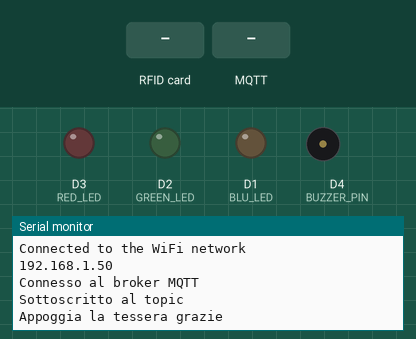
Simulated run of this program. Board: ESP8266 (NodeMCU). Shown: output pins drawn as LEDs (lit = HIGH), buzzer (waves = sounding, pin HIGH), the last lines printed to the serial monitor. Inputs (shaded band) come from the test bench. WiFi joins after 1.5 s; servers stay silent unless stated; random numbers use the default seed unless the program sets one; no MQTT or app messages arrive unless stated; not simulated (calls return 0 or success): secrets.h.

Above: at 2.8 s.
2.9 s: RFID card 5E 7A 19 C4 held to the reader
At 4.0 s:
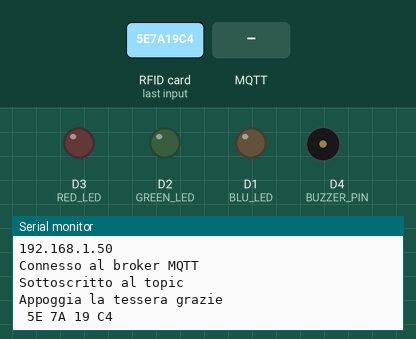
4.4 s: MQTT message "1" arrives on the first subscribed topic
At 5.0 s:
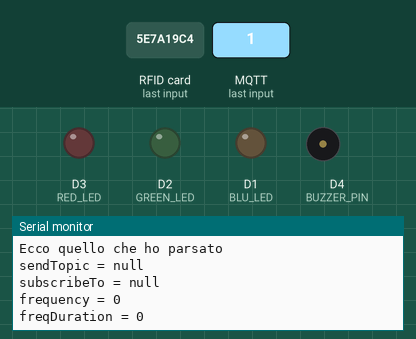
5.9 s: MQTT message "on" arrives on the first subscribed topic
At 7.0 s:
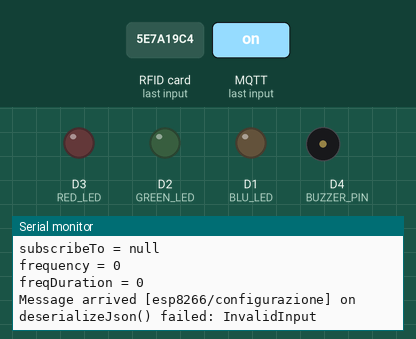
7.4 s: MQTT message "off" arrives on the first subscribed topic
At 8.7 s:
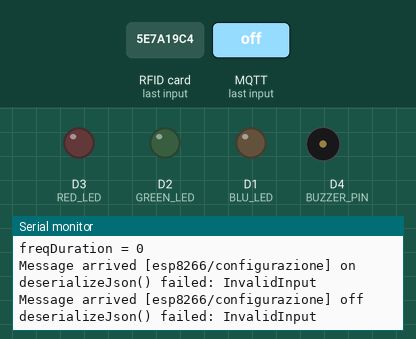

The program:

main.cpp
```cpp
#include <Arduino.h>
#include <ESP8266WiFi.h>
#include <SPI.h>
#include <PubSubClient.h>
#include <MFRC522.h>
#include <stdio.h>
#include <ArduinoJson.h>
#include "secrets.h"

#define SS_PIN D8
#define RST_PIN D0

#define RED_LED D3
#define GREEN_LED D2
#define BLU_LED D1
#define BUZZER_PIN D4

/*RFID Sensor Scheme:
* Vcc --> 3V3
* RST (Reset) --> D0
* GND (Ground) --> GND
* MISO (Master Input Slave Output) --> D6
* MOSI (Master Output Slave Input) --> D7
* SCK (Serial Clock) --> D5
* SS/SDA (Slave select) --> D8
*/

MFRC522 rfid(SS_PIN, RST_PIN);
const int RFID_LENGTH = 4;


const char *MQTT_SERVER = "raspberrypi.local";
WiFiClient espClient;
PubSubClient client(espClient);

const char *SUBSCRIBE_TOPIC = "esp8266/configurazione";

int frequency;
int freqDuration;
//False enable RFID Reader, True disable RFID Reader
bool isReader = true;

void wifi_connection()
{
  WiFi.begin(SSID, PASSWORD);
  Serial.println("\nConnecting");

  while (WiFi.status() != WL_CONNECTED)
  {
    Serial.print(".");
    delay(500);
  }

  Serial.println("\nConnected to the WiFi network");
  Serial.println(WiFi.localIP());
}
// variabile dove mandare rfid letto
String sendTopic;
// variabile dove sottoscrivermi per vedere se quello che ho mandato è giusto o no
String subscribeTo;

void setColor(int R, int G, int B)
{
  analogWrite(RED_LED, R);
  analogWrite(GREEN_LED, G);
  analogWrite(BLU_LED, B);
}

void stateLed(String pl2)
{
  if (pl2.equals("1"))
  { // accendo led verde
    setColor(0, 255, 0);

    tone(BUZZER_PIN, frequency);
    delay(3000);

    noTone(BUZZER_PIN);
    setColor(0, 0, 0);
  }
  else if (pl2.equals("0"))
  { // accendo colore rosso
    setColor(255, 0, 0);
    delay(3000);
    setColor(0, 0, 0);
  }
  else if (pl2.equals("-1")){ //disable RFID reader
    isReader = false;
    setColor(255, 0, 0);
    }
  else if (pl2.equals("-2")){
    isReader = true;
    setColor(128, 0, 128);
    delay(1000);
    setColor(0, 0, 0);
    delay(1000);
    setColor(128, 0, 128);
    delay(1000);
    setColor(0, 0, 0);
  }
}

void callback(char *topic, byte *payload, unsigned int length)
{
  String pl;
  Serial.print("Message arrived [");
  Serial.print(topic);
  Serial.print("] ");

  for (unsigned int i = 0; i < length; i++)
  {
    // Serial.print((char)payload[i]);
    pl += (char)payload[i];
  }

  // Ho payload come stringa
  Serial.println(pl);

  DynamicJsonDocument doc(4096);
  DeserializationError error = deserializeJson(doc, pl);
  if (error)
  {
    Serial.print(F("deserializeJson() failed: "));
    Serial.println(error.f_str());
    return;
  }

  // Leggo la configurazione
  if (((String)topic).equals(SUBSCRIBE_TOPIC))
  {
    String board_topic = doc["esp32"].as<String>();
    // Serial.println("doc " + board_topic);
    // client.subscribe(board_topic.c_str());
    // Serial.println("Mi sono sottoscritto al topic: "+ board_topic);

    sendTopic = doc["send-topic-data"].as<String>();
    subscribeTo = doc["subscribe"].as<String>();
    client.subscribe(subscribeTo.c_str());
    frequency = doc["buzzer"][0];
    freqDuration = doc["buzzer"][1];

    Serial.println("Ecco quello che ho parsato");
    Serial.println("sendTopic = " + String(sendTopic));
    Serial.println("subscribeTo = " + String(subscribeTo));
    Serial.println("frequency = " + String(frequency));
    Serial.println("freqDuration = " + (String)freqDuration);
  }
  else if (((String)topic).equals(subscribeTo))
  {
    //Serial.println("MAMMA");
    String pl2;
    for (unsigned int i = 0; i < length; i++)
    {
      // Serial.print((char)payload[i]);
      pl2 += (char)payload[i];
    }

    Serial.println(pl2);
    stateLed(pl2);
  }
}

void reconnect()
{
  // Loop until we're reconnected
  while (!client.connected())
  {
    Serial.print("Attempting MQTT connection...");

    // Create a random client ID
    String clientId = "ESP32Client-";
    clientId += String(random(0xffff), HEX);

    // Attempt to connect
    if (client.connect(clientId.c_str()))
    {
      Serial.println("connected");

      client.subscribe(SUBSCRIBE_TOPIC);
    }
    else
    {
      Serial.print("failed, rc=");
      Serial.print(client.state());
      Serial.println(" try again in 5 seconds");
      // Wait 5 seconds before retrying
      delay(5000);
    }
  }
}


void setup() {
 	Serial.begin(115200);
 	SPI.begin(); // Init SPI bus
 	rfid.PCD_Init(); // Init MFRC522
 	Serial.println();
 	Serial.print(F("Reader :"));
 	rfid.PCD_DumpVersionToSerial();

  pinMode(GREEN_LED, OUTPUT);
  pinMode(RED_LED, OUTPUT);
  pinMode(BUZZER_PIN, OUTPUT);
  pinMode(BLU_LED, OUTPUT);

  wifi_connection();
  client.setServer(MQTT_SERVER, 1883);

  client.setCallback(callback);

  if (client.connect("esp8266-client"))
  {
    Serial.println("Connesso al broker MQTT");
    client.subscribe(SUBSCRIBE_TOPIC);
    Serial.println("Sottoscritto al topic");
  }
  else
    Serial.println("Connessione al broker MQTT fallita");

  Serial.println("Appoggia la tessera grazie");
  //setColor(255, 0, 0);

}

void byteArrayToHexString(unsigned char *byteArray, int length, char *hexString)
{
  for (int i = 0; i < length; i++)
  {
    sprintf(&hexString[i * 2], "%02x", byteArray[i]);
  }
}

void readNfc()
{
  if (rfid.PICC_IsNewCardPresent())
  { // new tag is available
    if (rfid.PICC_ReadCardSerial())
    { // NUID has been readed
 	    MFRC522::PICC_Type piccType = rfid.PICC_GetType(rfid.uid.sak);

      char hexString[4 * 2 + 1]; // Each byte represented by 2 characters + null terminator

      // Convert byte array to hexadecimal string
      byteArrayToHexString(rfid.uid.uidByte, RFID_LENGTH, hexString);

      client.publish(sendTopic.c_str(), hexString);

      for (int i = 0; i < rfid.uid.size; i++)
      {
        Serial.print(rfid.uid.uidByte[i] < 0x10 ? " 0" : " ");
        Serial.print(rfid.uid.uidByte[i], HEX);
      }

      Serial.println();
    }
    rfid.PICC_HaltA();      // halt PICC
    rfid.PCD_StopCrypto1(); // stop encryption on PCD

  }
}

void loop() {

 if (!client.connected())
    reconnect();

  client.loop();
  if (isReader)
    readNfc();


}
```

Measured:
- after the input at 2.9 s, the serial monitor: prints a new line at once (image 1)
- after the input at 4.4 s, the serial monitor: prints a new line at once (image 2)
- after the input at 5.9 s, the serial monitor: prints a new line at once (image 3)
- after the input at 7.4 s, the serial monitor: prints a new line at once (image 4)
